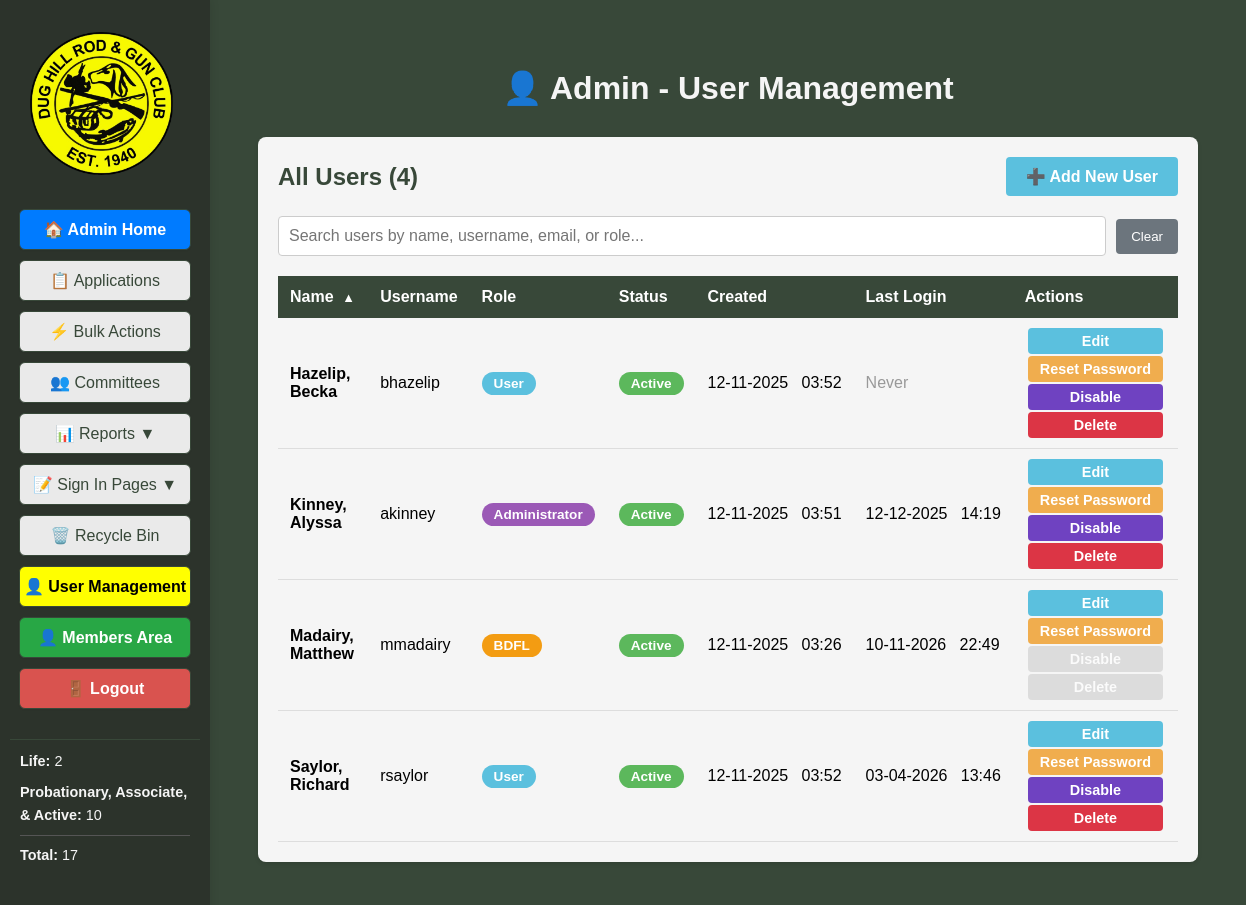
/admin/users (signed in), run on an earlier commit of the app's database.
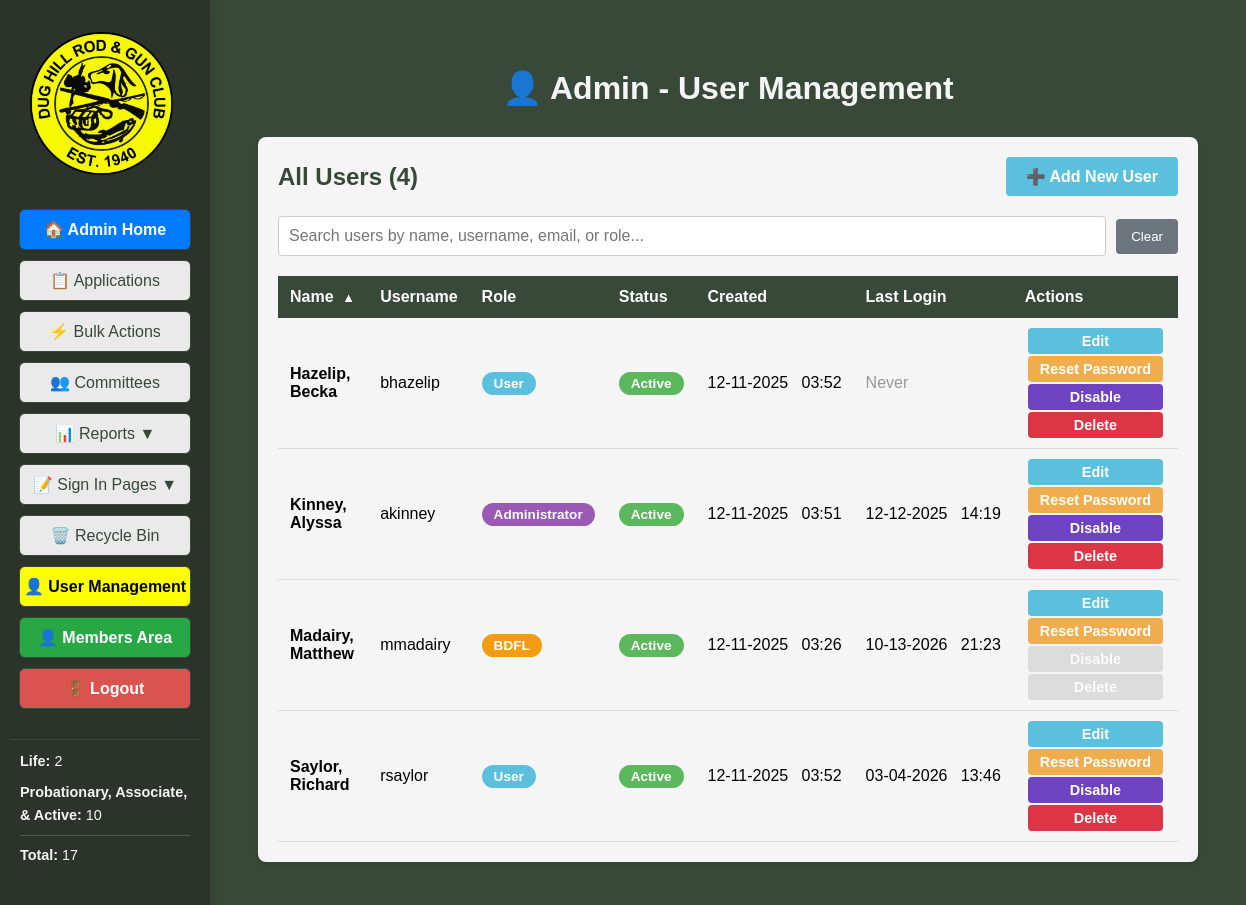
And on a later commit of the database.
### tables this page shows
CREATE TABLE users (
            id INTEGER PRIMARY KEY AUTOINCREMENT,
            username TEXT UNIQUE NOT NULL,
            name TEXT,
            password_hash TEXT NOT NULL,
            email TEXT UNIQUE NOT NULL,
            created_at TEXT NOT NULL,
            is_active INTEGER DEFAULT 1,
            role TEXT DEFAULT 'User',
            must_change_password INTEGER DEFAULT 0
        , failed_login_attempts INTEGER DEFAULT 0, locked_until TEXT, last_login TEXT, last_password_change TEXT, reset_token TEXT, reset_token_expires TEXT);

### DH_DB_Webapp/app.py (the view, shortened to what this page needs)
@app.route('/admin/users', methods=['GET', 'POST'])
@login_required
@admin_required
def admin_users():
	all_users = [dict(user) for user in database.get_all_users()]
	for user in all_users:
		member = database.get_member_by_email(user['email'])
		user['member_id'] = member['id'] if member else None
	member_stats = get_member_stats()
	pending_applications = get_pending_application_count()
	return render_template('admin_users.html', users=all_users, active_page='admin_users', member_stats=member_stats, pending_applications=pending_applications)

### DH_DB_Webapp/app.py (called while the page is built)
def register_context_processors(app):
	@app.context_processor
	def inject_applications():
		try:
			from flask_login import current_user
			import database
			if current_user.is_authenticated and current_user.is_admin_or_bdfl():
				applications = database.get_all_applications(status='pending')
			else:
				applications = []
		except Exception:
			applications = []
		return dict(applications=applications)

@app.before_request
def exempt_csrf_for_event_signin():
    if request.endpoint == 'event_signin_submit':
        g.csrf_validated = True

@login_manager.user_loader
def load_user(user_id):
    user_data = database.get_user_by_id(int(user_id))
    if user_data:
        try:
            role = user_data['role']
        except (KeyError, IndexError):
            role = 'User'
        try:
            must_change_password = bool(user_data['must_change_password'])
        except (KeyError, IndexError):
            must_change_password = False
        return User(
            id=user_data['id'],
            username=user_data['username'],
            email=user_data['email'],
            role=role,
            is_active=bool(user_data['is_active']),
            must_change_password=must_change_password
        )
    return None

def format_name_last_first(value):
    if not value or value == '-':
        return value or '-'
    try:
        parts = value.strip().split()
        if len(parts) >= 2:
            last_name = parts[-1]
            first_middle = ' '.join(parts[:-1])
            return f"{last_name}, {first_middle}"
        else:
            return value
    except Exception:
        return value

def get_member_stats():
	all_members = database.get_all_members()
	life_count = len([m for m in all_members if m['membership_type'] == 'Life'])
	voting_count = len([m for m in all_members if m['membership_type'] in ['Probationary', 'Associate', 'Active']])
	total_count = len(all_members)
	return {
		'life_members': life_count,
		'voting_members': voting_count,
		'total_members': total_count
	}

def get_pending_application_count():
	try:
		applications = database.get_all_applications(status='pending')
		return len(applications)
	except:
		return 0

    @property
    def is_active(self):
        return self._is_active

    def is_bdfl(self):
        return self.role == 'BDFL'

    def is_admin_or_bdfl(self):
        return self.role in ('BDFL', 'Administrator')

### DH_DB_Webapp/templates/admin_users.html (shortened to what this page needs)
<!DOCTYPE html>
<html>
<head>
</head>
<body style="background-color:#384839; font-family:Arial, Helvetica, sans-serif;">
    <div style="display:flex; flex-direction:row;">
        <div style="position:fixed; top:0; left:0; height:100vh; width:210px; background-color:#2c332b; display:flex; flex-direction:column; align-items:center; padding-top:120px; z-index:100; box-shadow:2px 0 8px rgba(0,0,0,0.08); overflow-y:auto;">
            <img src="{{ url_for('static', filename='Main_Logo-removebg-preview.png') }}" alt="Main Logo" style="height:143px; margin-top:-88px; margin-left:-8px; margin-bottom:34px;">
            <a href="{{ url_for('admin_dashboard') }}" style="width:170px; display:inline-block; padding:10px 0; margin-bottom:10px; border-radius:6px; border:1px solid #384839; background-color:#007bff; color:#ffffff; text-decoration:none; font-weight:bold; font-size:1em; font-family:Arial, Helvetica, sans-serif; box-shadow:0 1px 2px rgba(0,0,0,0.04); text-align:center;">🏠 Admin Home</a>
            {% if current_user.is_admin_or_bdfl() %}
            <a href="{{ url_for('admin_applications') }}" class="{{ 'active-menu' if active_page == 'admin_applications' else '' }}" style="width:170px; display:inline-block; padding:10px 0; margin-bottom:10px; border-radius:6px; border:1px solid #384839; background-color:#eaeaea; color:#384839; text-decoration:none; font-weight:{{ 'bold' if active_page == 'admin_applications' else 'normal' }}; font-size:1em; font-family:Arial, Helvetica, sans-serif; box-shadow:0 1px 2px rgba(0,0,0,0.04); text-align:center; position:relative;">📋 Applications</a>
            {% endif %}
            <a href="{{ url_for('bulk_actions') }}" class="{{ 'active-menu' if active_page == 'bulk_actions' else '' }}" style="width:170px; display:inline-block; padding:10px 0; margin-bottom:10px; border-radius:6px; border:1px solid #384839; background-color:#eaeaea; color:#384839; text-decoration:none; font-weight:{{ 'bold' if active_page == 'bulk_actions' else 'normal' }}; font-size:1em; font-family:Arial, Helvetica, sans-serif; box-shadow:0 1px 2px rgba(0,0,0,0.04); text-align:center;">⚡ Bulk Actions</a>
            <a href="{{ url_for('committees') }}" class="{{ 'active-menu' if active_page == 'committees' else '' }}" style="width:170px; display:inline-block; padding:10px 0; margin-bottom:10px; border-radius:6px; border:1px solid #384839; background-color:#eaeaea; color:#384839; text-decoration:none; font-weight:{{ 'bold' if active_page == 'committees' else 'normal' }}; font-size:1em; font-family:Arial, Helvetica, sans-serif; box-shadow:0 1px 2px rgba(0,0,0,0.04); text-align:center;">👥 Committees</a>
            <div class="menu-toggle" onclick="toggleSubmenu()" style="width:170px; display:inline-block; padding:10px 0; margin-bottom:10px; border-radius:6px; border:1px solid #384839; background-color:#eaeaea; color:#384839; text-decoration:none; font-weight:normal; font-size:1em; font-family:Arial, Helvetica, sans-serif; box-shadow:0 1px 2px rgba(0,0,0,0.04); text-align:center;">
                📊 Reports <span id="submenu-arrow">▼</span>
            </div>
            <div class="menu-toggle" onclick="toggleSignInSubmenu()" style="width:170px; display:inline-block; padding:10px 0; margin-bottom:10px; border-radius:6px; border:1px solid #384839; background-color:#eaeaea; color:#384839; text-decoration:none; font-weight:normal; font-size:1em; font-family:Arial, Helvetica, sans-serif; box-shadow:0 1px 2px rgba(0,0,0,0.04); text-align:center; cursor:pointer;">
                📝 Sign In Pages <span id="signin-submenu-arrow">▼</span>
            </div>
            <a href="{{ url_for('recycle_bin') }}" class="{{ 'active-menu' if active_page == 'recycle_bin' else '' }}" style="width:170px; display:inline-block; padding:10px 0; margin-bottom:10px; border-radius:6px; border:1px solid #384839; background-color:#eaeaea; color:#384839; text-decoration:none; font-weight:{{ 'bold' if active_page == 'recycle_bin' else 'normal' }}; font-size:1em; font-family:Arial, Helvetica, sans-serif; box-shadow:0 1px 2px rgba(0,0,0,0.04); text-align:center;">🗑️ Recycle Bin</a>
            {% if current_user.is_admin_or_bdfl() %}
            <a href="{{ url_for('admin_users') }}" class="{{ 'active-menu' if active_page == 'admin_users' else '' }}" style="width:170px; display:inline-block; padding:10px 0; margin-bottom:10px; border-radius:6px; border:1px solid #384839; background-color:{{ '#5bc0de' if active_page != 'admin_users' else 'rgb(255,255,0)' }}; color:{{ '#ffffff' if active_page != 'admin_users' else '#000000' }}; text-decoration:none; font-weight:bold; font-size:1em; font-family:Arial, Helvetica, sans-serif; box-shadow:0 1px 2px rgba(0,0,0,0.04); text-align:center; position:relative;">
                <span style="display: flex; align-items: center; width: 100%; justify-content: center; text-align: center;">
                    <span style="display:inline-block; vertical-align:middle;">👤 User Management</span>
                </span>
            </a>
            {% endif %}
            <a href="{{ url_for('member_dashboard') }}" style="width:170px; display:inline-block; padding:10px 0; margin-bottom:10px; border-radius:6px; border:1px solid #384839; background-color:#28a745; color:#ffffff; text-decoration:none; font-weight:bold; font-size:1em; font-family:Arial, Helvetica, sans-serif; box-shadow:0 1px 2px rgba(0,0,0,0.04); text-align:center;">👤 Members Area</a>
            <a href="{{ url_for('logout') }}" style="width:170px; display:inline-block; padding:10px 0; margin-bottom:10px; border-radius:6px; border:1px solid #384839; background-color:#d9534f; color:#ffffff; text-decoration:none; font-weight:bold; font-size:1em; font-family:Arial, Helvetica, sans-serif; box-shadow:0 1px 2px rgba(0,0,0,0.04); text-align:center;">🚪 Logout</a>
            <div style="width:170px; margin-top:20px; padding:10px; border-top:1px solid #384839;">
                <div style="color:#f5f5f5; font-size:0.9em; line-height:1.6; text-align:left;">
                    <div style="margin-bottom:8px;"><strong>Life:</strong> {{ member_stats.life_members }}</div>
                    <div style="margin-bottom:8px;"><strong>Probationary, Associate, & Active:</strong> {{ member_stats.voting_members }}</div>
                    <div style="border-top:1px solid #555; padding-top:8px;"><strong>Total:</strong> {{ member_stats.total_members }}</div>
                </div>
            </div>
        </div>
        <div style="flex:1; margin-left:210px; padding:40px;">
            <h1 style="color:#f5f5f5; text-align:center; margin-bottom:30px;">👤 Admin - User Management</h1>
            <div class="user-table" style="margin-top:30px; margin-bottom:30px;">
                <div style="display:flex; justify-content:space-between; align-items:center; margin-bottom:20px;">
                    <h2 style="color:#384839; margin:0;">All Users ({{ users|length }})</h2>
                    <button onclick="openAddUserModal()" style="padding:10px 20px; background-color:#5bc0de; color:white; border:none; border-radius:4px; font-size:1em; font-weight:bold; cursor:pointer;">➕ Add New User</button>
                </div>
                <div style="margin-bottom:20px; display:flex; align-items:center; gap:10px;">
                    <input type="text" id="userSearch" placeholder="Search users by name, username, email, or role..."
                           style="flex:1; padding:10px; border:1px solid #ccc; border-radius:4px; font-size:1em;">
                    <button onclick="clearSearch()" style="padding:10px 15px; background-color:#6c757d; color:white; border:none; border-radius:4px; cursor:pointer;">Clear</button>
                </div>
                <table>
                    <thead>
                        <tr>
                            <th>Name</th>
                            <th>Username</th>
                            <th>Role</th>
                            <th>Status</th>
                            <th>Created</th>
                            <th>Last Login</th>
                            <th class="not-sortable">Actions</th>
                        </tr>
                    </thead>
                    <tbody>
                        {% for user in users %}
                        {% if user.member_id %}
                        <tr class="user-row" onclick="window.location.href='{{ url_for('member_details', member_id=user.member_id) }}'" style="cursor: pointer;">
                        {% else %}
                        <tr class="user-row">
                        {% endif %}
                            <td><strong>{{ user.name | format_name_last_first if user.name else '-' }}</strong></td>
                            <td>{{ user.username }}</td>
                            <td>
                                <span class="role-badge role-{{ user.role|lower }}">{{ user.role }}</span>
                            </td>
                            <td>
                                <span class="status-badge status-{{ 'active' if user.is_active else 'inactive' }}">{{ 'Active' if user.is_active else 'Inactive' }}</span>
                            </td>
                            <td>{{ user.created_at[5:7] }}-{{ user.created_at[8:10] }}-{{ user.created_at[:4] }}&nbsp;&nbsp;&nbsp;{{ user.created_at[11:16] }}</td>
                            <td>{% if user.last_login %}{{ user.last_login[5:7] }}-{{ user.last_login[8:10] }}-{{ user.last_login[:4] }}&nbsp;&nbsp;&nbsp;{{ user.last_login[11:16] }}{% else %}<span style="color:#999;">Never</span>{% endif %}</td>
                            <td onclick="event.stopPropagation()" style="white-space: nowrap;">
                                <div style="display: flex; flex-direction: column; gap: 2px;">
                                    <button onclick="editUser({{ user.id }})" class="btn-action btn-edit" {% if user.role == 'BDFL' and not current_user.is_bdfl() %}disabled{% endif %}>Edit</button>
                                    <button onclick="resetPassword({{ user.id }}, '{{ user.username }}')" class="btn-action btn-reset" {% if user.role == 'BDFL' and user.id != current_user.id %}disabled{% endif %}>Reset Password</button>
                                    {% if user.is_active %}
                                    <button onclick="toggleUserStatus({{ user.id }}, '{{ user.username }}', false)" class="btn-action btn-disable" {% if user.role == 'BDFL' %}disabled{% endif %}>Disable</button>
                                    {% else %}
                                    <button onclick="toggleUserStatus({{ user.id }}, '{{ user.username }}', true)" class="btn-action btn-enable" {% if user.role == 'BDFL' %}disabled{% endif %}>Enable</button>
                                    {% endif %}
                                    <button onclick="deleteUser({{ user.id }}, '{{ user.username }}')" class="btn-action btn-delete" {% if user.role == 'BDFL' or user.id == current_user.id %}disabled{% endif %}>Delete</button>
                                </div>
                            </td>
                        </tr>
                        {% endfor %}
                    </tbody>
                </table>
            </div>
        </div>
    </div>
</body>
</html>

### DH_DB_Webapp/templates/admin_users.html (style rules this page uses)
.active-menu { background-color: rgb(255,255,0) !important; color: #000000 !important; }
.menu-toggle { cursor: pointer; user-select: none; }
.user-table { background-color: #f5f5f5; border-radius: 8px; padding: 20px; box-shadow: 0 2px 4px rgba(0,0,0,0.1); }
.user-table table { width: 100%; border-collapse: collapse; }
.user-table th { background-color: #384839; color: white; padding: 12px; text-align: left; font-weight: bold; cursor: pointer; user-select: none; position: relative; }
.user-table th:not(.not-sortable) { cursor: pointer; transition: background-color 0.2s ease; }
.user-table th.not-sortable { cursor: default; }
.user-table th.sort-asc::after { content: ' ▲'; font-size: 0.8em; margin-left: 5px; }
.user-table td { padding: 10px 12px; border-bottom: 1px solid #ddd; }
.role-badge { display: inline-block; padding: 4px 12px; border-radius: 12px; font-size: 0.85em; font-weight: bold; }
.role-bdfl { background-color: #f39c12; color: white; }
.role-administrator { background-color: #9b59b6; color: white; }
.role-user { background-color: #5bc0de; color: white; }
.status-badge { display: inline-block; padding: 4px 12px; border-radius: 12px; font-size: 0.85em; font-weight: bold; }
.status-active { background-color: #5cb85c; color: white; }
.btn-action { padding: 5px 12px; margin: 0 3px; border: none; border-radius: 4px; font-size: 0.9em; font-weight: bold; cursor: pointer; color: white; }
.btn-edit { background-color: #5bc0de; }
.btn-reset { background-color: #f0ad4e; }
.btn-disable { background-color: #6f42c1; }
.btn-delete { background-color: #dc3545; }
.btn-action:disabled { background-color: #cccccc; cursor: not-allowed; opacity: 0.6; }

What changed in the data, as far as the page shows it:
changed users "Madairy, Matthew": last_login "11" → "13"; last_login "22:49" → "21:23"
